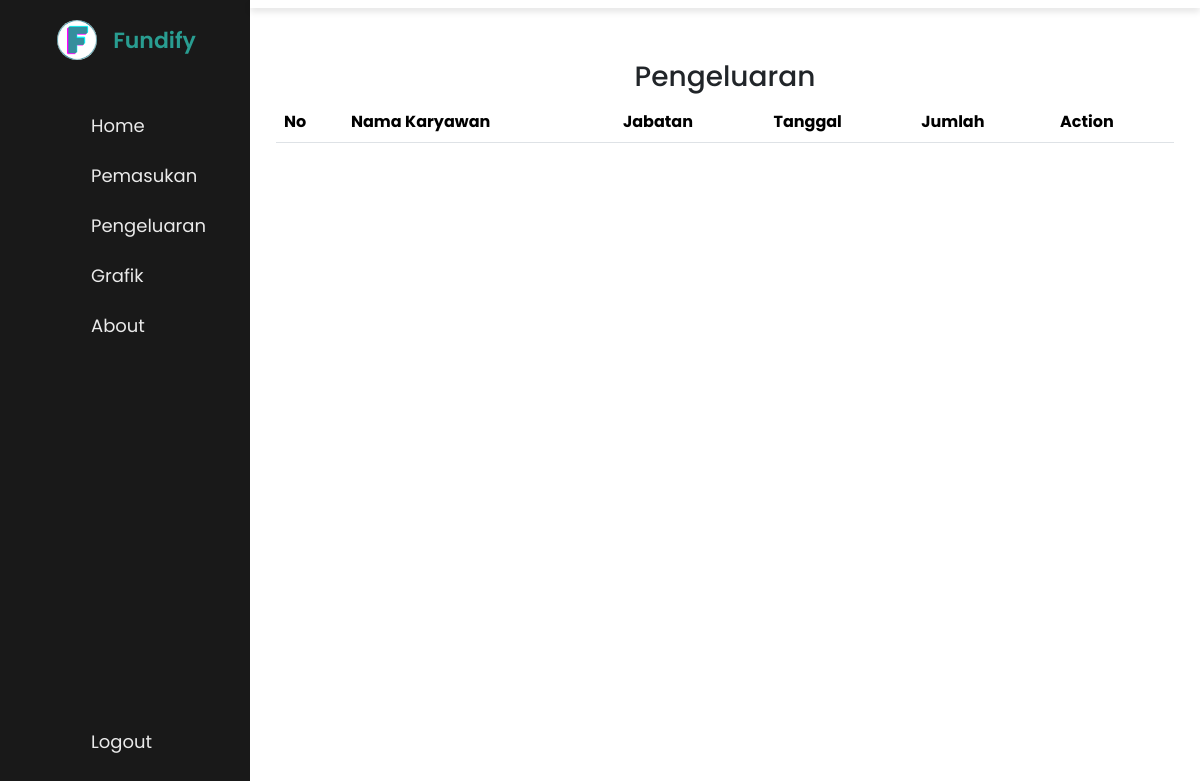
Before: /pengeluaran.php with the older database file.
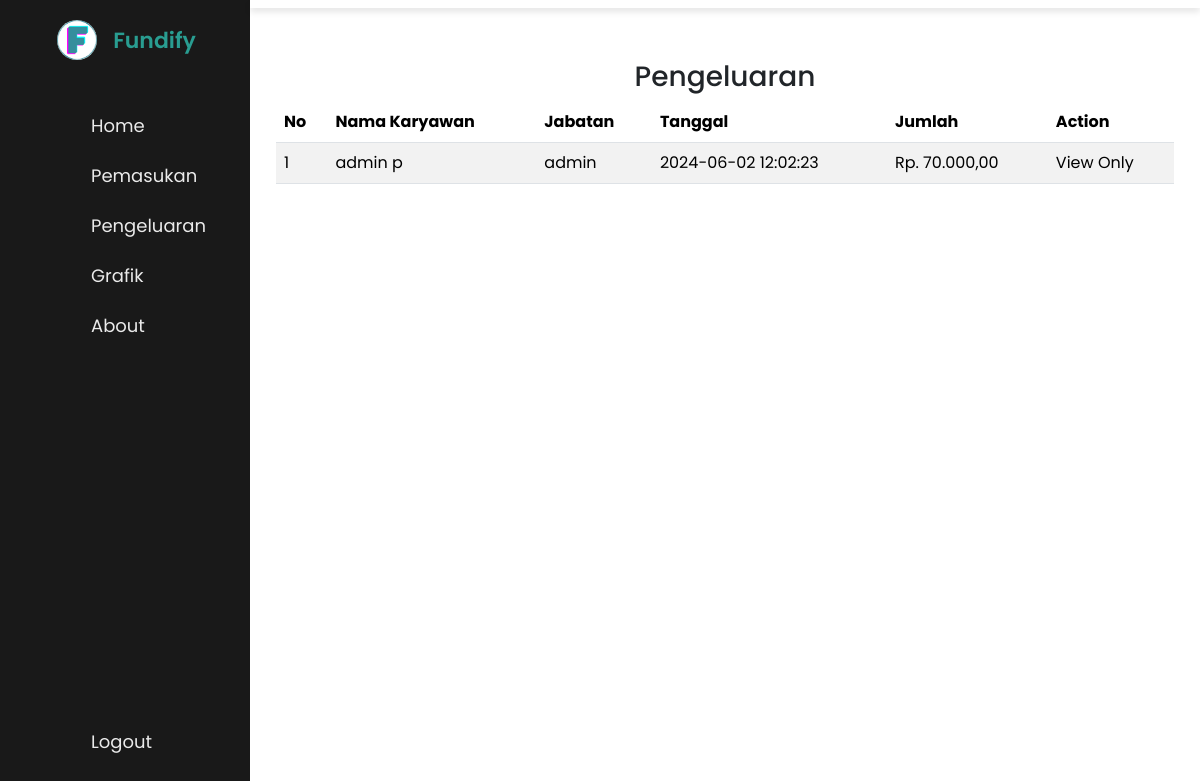
After: the same page with the newer database file.
### tables this page shows
CREATE TABLE `pengeluaran` (
  `id_pengeluaran` int(5) NOT NULL,
  `id_akun` int(5) NOT NULL,
  `tanggal` timestamp NOT NULL DEFAULT current_timestamp() ON UPDATE current_timestamp(),
  `jumlah` decimal(10,2) NOT NULL
);

CREATE TABLE `akun` (
  `id_akun` int(5) NOT NULL,
  `fullname` varchar(100) NOT NULL,
  `username` varchar(255) NOT NULL,
  `password` varchar(255) NOT NULL,
  `email` varchar(100) NOT NULL,
  `jabatan` varchar(25) NOT NULL,
  `role` tinyint(1) NOT NULL DEFAULT 0,
  `tanggal` datetime NOT NULL
);

### controller/PengeluaranController.php (called while the page is built, shortened)
<?php
include_once ("model/KeuanganModel.php");
include_once ("view/PengeluaranView.php");
class PengeluaranController
{
  private $pengeluaran;
  function __construct()
  {
    $this->pengeluaran = new KeuanganModel(Connecttt::$db_host, Connecttt::$db_user, Connecttt::$db_pass, Connecttt::$db_name);
  }
  public function indexUser()
  {
    $this->pengeluaran->open();
    $this->pengeluaran->getDataKeluar();
    $data = array(
      'pengeluaran' => array(),
    );
    while ($row = $this->pengeluaran->getResult()) {
      array_push($data['pengeluaran'], $row);
    }
    $view = new PengeluaranView();
    $view->renderUser($data);
  }
}

### view/PengeluaranView.php (the view, shortened to what this page needs)
<?php
class PengeluaranView {
    public function renderUser($data)
    {
        $no = 1;
        $dataKeluar = null;
        foreach($data['pengeluaran'] as $val)
        {
            list($id_pengeluaran, $NamaAkun, $jabatan, $tanggal, $jumlah) = $val;
            $jumlahFormatted = "Rp. " . number_format((float)$jumlah, 2, ',', '.');
            $dataKeluar .= "<tr>";
            $dataKeluar .= "<td>" . $no . "</td>";
            $dataKeluar .= "<td>" . $NamaAkun . "</td>";
            $dataKeluar .= "<td>" . $jabatan . "</td>";
            $dataKeluar .= "<td>" . $tanggal . "</td>";
            $dataKeluar .= "<td>" . $jumlahFormatted . "</td>";
            $dataKeluar .= "<td> View Only </td>";
            $dataKeluar .= "</tr>";
            $no++;
        }
    }
}

Changed rows visible on the page:
added pengeluaran: id_akun.fullname "admin p", id_akun.jabatan "admin", tanggal "2024-06-02 12:02:23", jumlah "Rp. 70.000,00"
